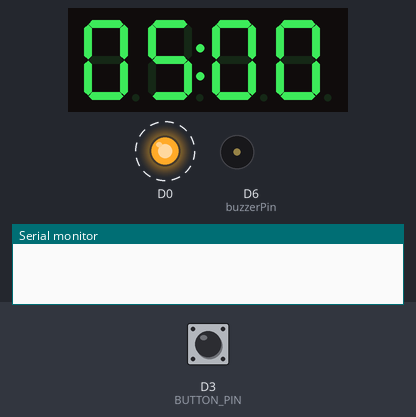
Bench run of a sketch on a simulated ESP8266 (NodeMCU). Shown: 4-digit seven-segment display, output pins drawn as LEDs (lit = HIGH), buzzer (waves = sounding), the last lines printed to the serial monitor. Dashed ring = blinking. The inputs (shaded band) are chosen by the test bench; at power-on: D3 (BUTTON_PIN) HIGH.

Above: at 3.7 s.
3.8 s: D3 (BUTTON_PIN) pulled LOW for 1 s
At 5.4 s:
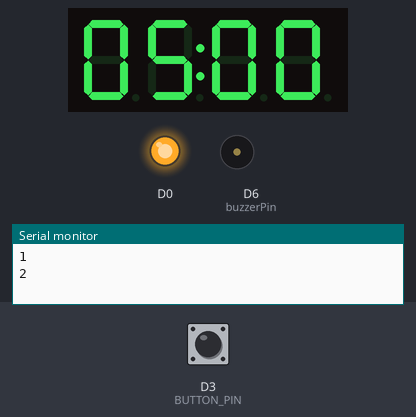
6.3 s: D3 (BUTTON_PIN) pulled LOW for 3.2 s
At 10.2 s:
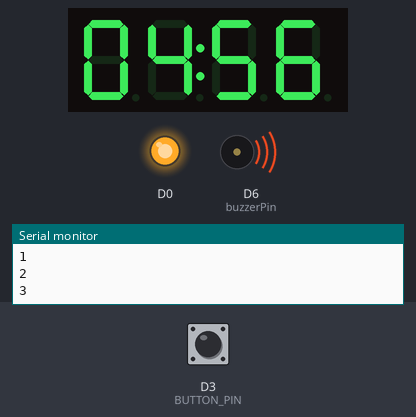
12.5 s: D3 (BUTTON_PIN) pulled LOW for 1 s
At 14.1 s:
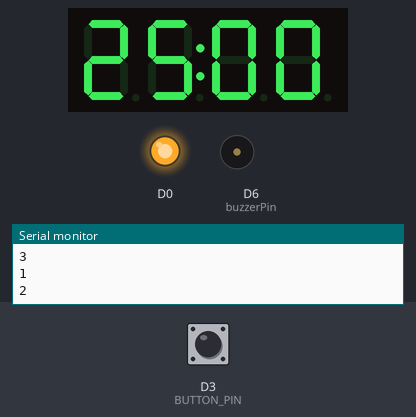
Timing chart, 0 to 15.9 s (numbered marks = the images above; inputs shaded):
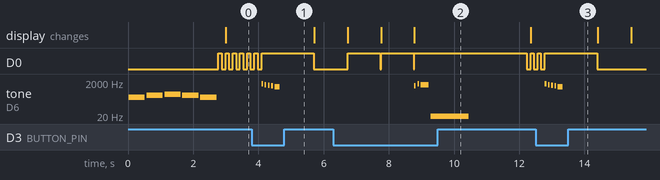

Measured:
- after the input at 3.8 s, tone on D6 (buzzerPin): plays 1567 Hz for 0.05 s, 1397 Hz for 0.05 s, 1319 Hz for 0.05 s, 1175 Hz for 0.05 s, 1047 Hz for 0.15 s, starting after 0.30 s
- after the input at 6.3 s, tone on D6 (buzzerPin): plays 1176 Hz for 0.05 s, 1567 Hz for 0.05 s, 1389 Hz for 0.25 s, 3 Hz for 1.2 s, starting after 2.5 s
- after the input at 12.5 s, tone on D6 (buzzerPin): plays 1567 Hz for 0.05 s, 1397 Hz for 0.05 s, 1319 Hz for 0.05 s, 1175 Hz for 0.05 s, 1047 Hz for 0.15 s, starting after 0.29 s
- by itself, tone on D6 (buzzerPin): plays 261 Hz for 0.50 s, 329 Hz for 0.50 s, 392 Hz for 0.50 s, 329 Hz for 0.50 s, 261 Hz for 0.50 s

The sketch:

relojPomodoro.ino
```cpp
#include <TM1637Display.h>
#include <ESP8266WiFi.h>

#define C4  262
#define D4  294
#define E4  330
#define F4  349
#define G4  392
#define A4  440
#define B4  494

// Definimos los pines para el display TM1637
#define CLK D1
#define DIO D2

// Creamos una instancia de TM1637Display
TM1637Display display(CLK, DIO);

// Definimos los pines para el botón pulsador
#define BUTTON_PIN D3

// Definimos los pines para el buzzer activo
const int buzzerPin = D6;

// Definimos las variables para el temporizador
int workTime = 25; // Duración del tiempo de trabajo en minutos
int breakTime = 5; // Duración del tiempo de descanso en minutos
int flag = 0;
int cont = 0;
int currentTime = 0; // El tiempo actual, en segundos
bool isWorking = true; // Si estamos en modo de trabajo o de descanso

// Creamos una variable para almacenar el tiempo del último botón pulsador
unsigned long lastButtonTime = 0;

void setup() {
  // Configuramos el botón pulsador
  pinMode(D0, OUTPUT);
  pinMode(BUTTON_PIN, INPUT_PULLUP);
  Serial.begin(9600);

  // Configuramos el display TM1637
  display.setBrightness(0x0f);
}

void startSong() {
  // Sonido de notificaciones de iPhone
  int notes[] = { 1567, 1397, 1319, 1175, 1047 };
  int duration[] = { 50, 50, 50, 50, 150 };

  for (int i = 0; i < 5; i++) {
    tone(buzzerPin, notes[i], duration[i]);
    delay(duration[i]);
    noTone(buzzerPin);
    delay(50);
  }
}

void clickSong() {
  // Sonido de notificaciones de iPhone
  int notes[] = { 1176, 1567, 1389 };
  int duration[] = { 50, 50, 250 };

  for (int i = 0; i < 5; i++) {
    tone(buzzerPin, notes[i], duration[i]);
    delay(duration[i]);
    noTone(buzzerPin);
    delay(50);
  }
}

void alarm() {
  // Melodía alegre
  int melody[] = { 261, 329, 392, 329, 261 };
  int duration[] = { 500, 500, 500, 500, 500 };

  for (int i = 0; i < 5; i++) {
    tone(buzzerPin, melody[i], duration[i]);
    delay(duration[i]);
    noTone(buzzerPin);
    delay(50);
  }
}

void loop() {
  int minutes = currentTime / 60;
  int seconds = currentTime % 60;
  display.showNumberDecEx((minutes * 100 + seconds), 0b01000000, true);

  // Comprobamos si el botón pulsador ha sido presionado
  if (digitalRead(BUTTON_PIN) == LOW) {
  digitalWrite(D0, HIGH);
  cont++;
  Serial.println(cont);

      if (cont > 1 && flag == 0){
      flag = 1;
      startSong();
    }

    if (cont > 2) { // Si han pasado al menos 1 segundo desde el último botón pulsador
      flag = 0;
      isWorking = !isWorking; // Cambiamos entre trabajo y descanso
      currentTime = isWorking ? workTime * 60 : breakTime * 60; // Actualizamos el tiempo actual
      cont = 0;
      clickSong();
    }
  }

   if (digitalRead(BUTTON_PIN) != LOW) {
    cont = 0;
      digitalWrite(D0, LOW);
   }

  // Comprobamos si el tiempo ha llegado a cero
  if (currentTime <= 0) {
    alarm();
    flag = 0;
    isWorking = !isWorking; // Cambiamos entre trabajo y descanso
    currentTime = isWorking ? workTime * 60 : breakTime * 60; // Actualizamos el tiempo actual
  }

    // Reducimos el tiempo actual en un segundo
  if (flag == 1){
  delay(1000);
  currentTime--;
  digitalWrite(D0, LOW);
  }

  if (flag == 0){
    digitalWrite(D0, HIGH);
    delay(100);
    digitalWrite(D0, LOW);
    delay(100);
  }
}
```
